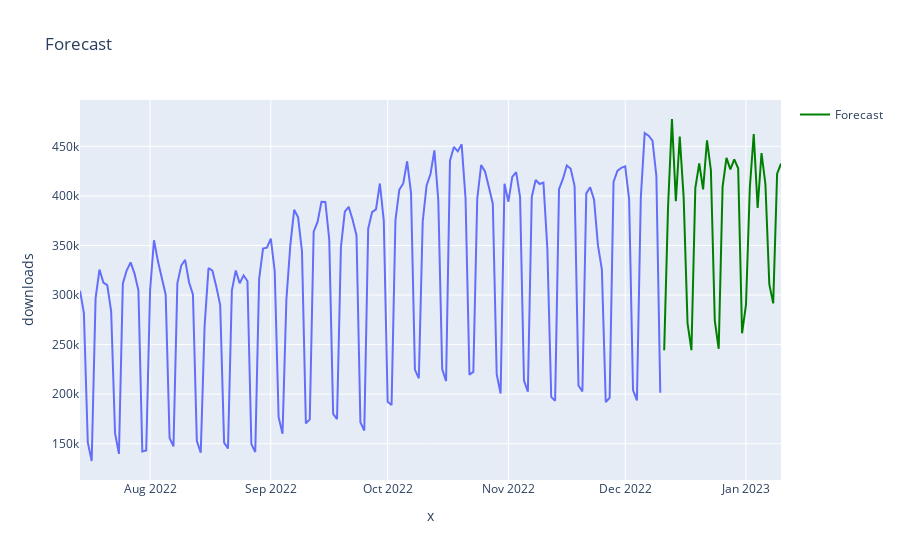

The cell this chart's notebook holds for it:
### Code cell
import numpy as np
import plotly.express as px
import pandas as pd

forecasts = model.predict(test.shape[0])
df["date"] = pd.to_datetime(df["date"], infer_datetime_format=True)


fig = px.line(df[:150], x=df["date"][:150], y="downloads", title="Forecast")
fig.add_scatter(x=df["date"][150:], y=forecasts, mode="lines", name="Forecast", line=dict(width=2, color="green"))
fig.show()

### Figure 1 — Plotly figure (JSON) as saved in the notebook; plotly's stock layout.template omitted (floating-point values rounded to 4 significant figures; data arrays with more than 128 entries replaced by an {"elided": "..."} marker saying what was removed)
{"data": [{"hovertemplate": "x=%{x}<br>downloads=%{y}<extra></extra>", "legendgroup": "", "line": {"color": "#636efa", "dash": "solid"}, "marker": {"symbol": "circle"}, "mode": "lines", "name": "", "orientation": "v", "showlegend": false, "type": "scatter", "x": {"elided": "150 str values"}, "xaxis": "x", "y": {"elided": "150 int values"}, "yaxis": "y"}, {"line": {"color": "green", "width": 2}, "mode": "lines", "name": "Forecast", "type": "scatter", "x": ["2022-12-11T00:00:00", "2022-12-12T00:00:00", "2022-12-13T00:00:00", "2022-12-14T00:00:00", "2022-12-15T00:00:00", "2022-12-16T00:00:00", "2022-12-17T00:00:00", "2022-12-18T00:00:00", "2022-12-19T00:00:00", "2022-12-20T00:00:00", "2022-12-21T00:00:00", "2022-12-22T00:00:00", "2022-12-23T00:00:00", "2022-12-24T00:00:00", "2022-12-25T00:00:00", "2022-12-26T00:00:00", "2022-12-27T00:00:00", "2022-12-28T00:00:00", "2022-12-29T00:00:00", "2022-12-30T00:00:00", "2022-12-31T00:00:00", "2023-01-01T00:00:00", "2023-01-02T00:00:00", "2023-01-03T00:00:00", "2023-01-04T00:00:00", "2023-01-05T00:00:00", "2023-01-06T00:00:00", "2023-01-07T00:00:00", "2023-01-08T00:00:00", "2023-01-09T00:00:00", "2023-01-10T00:00:00"], "y": [244300.0, 389000.0, 477600.0, 394600.0, 459800.0, 398900.0, 271700.0, 244400.0, 407900.0, 432800.0, 406600.0, 456000.0, 425900.0, 274100.0, 245800.0, 409000.0, 438300.0, 426700.0, 436700.0, 427800.0, 261300.0, 289700.0, 408400.0, 462300.0, 387900.0, 443200.0, 411700.0, 310700.0, 291500.0, 422400.0, 432500.0]}], "layout": {"legend": {"tracegroupgap": 0}, "title": {"text": "Forecast"}, "xaxis": {"anchor": "y", "domain": [0, 1], "title": {"text": "x"}}, "yaxis": {"anchor": "x", "domain": [0, 1], "title": {"text": "downloads"}}}}
